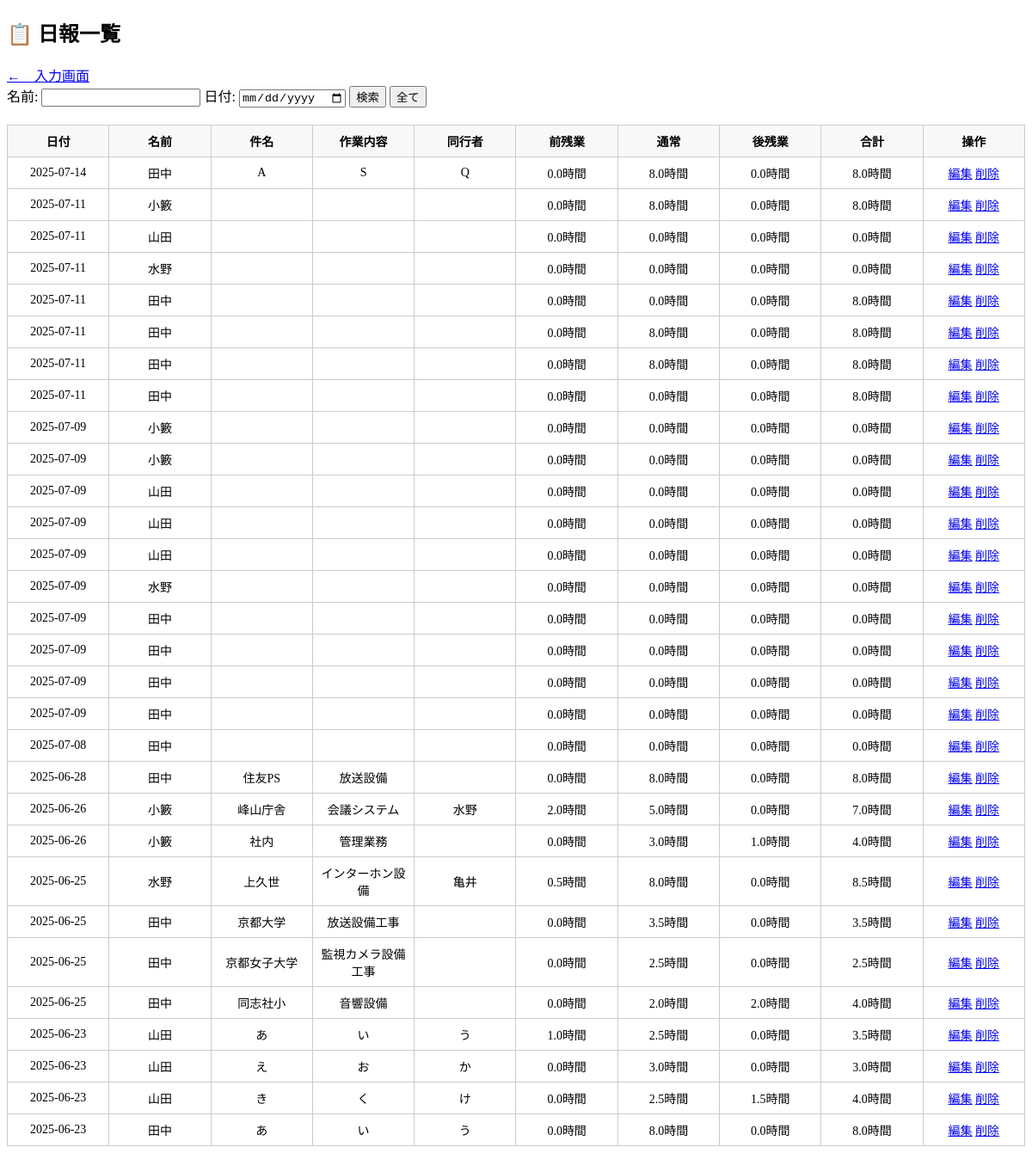
/view_reports, run on an earlier commit of the app's database.
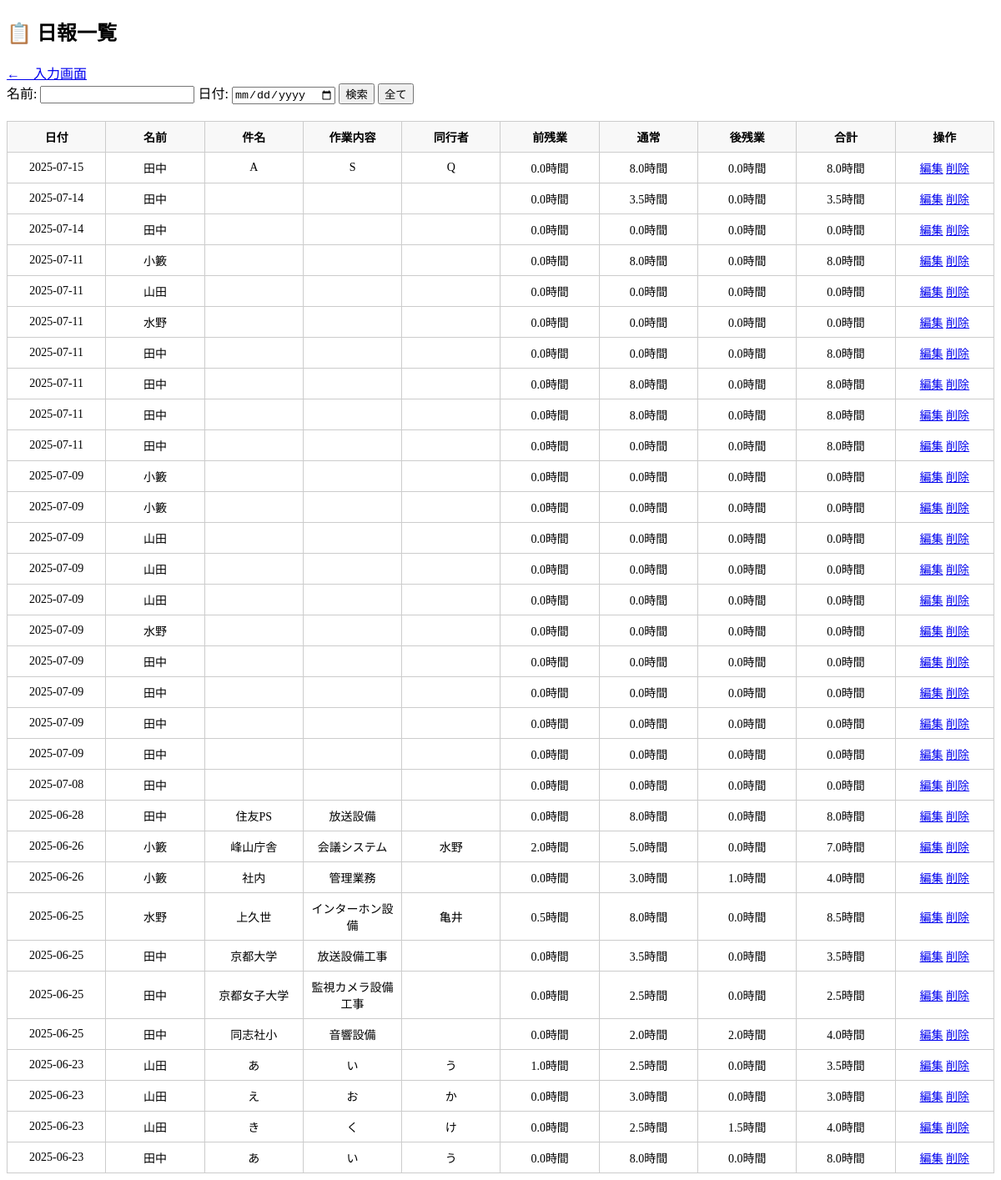
And on a later commit of the database.
### models.py (models this page shows)
class DailyReport(db.Model):
    __tablename__ = 'daily_reports'
    id = db.Column(db.Integer, primary_key=True)
    name = db.Column(db.String(100),nullable=False)
    title = db.Column(db.String(200))
    task = db.Column(db.String(500))
    partner = db.Column(db.String(200))
    start_hour = db.Column(db.Integer)
    start_minute = db.Column(db.Integer)
    end_hour = db.Column(db.Integer)
    end_minute = db.Column(db.Integer)
    work_minutes = db.Column(db.Integer)       # 選択時間（分）
    overtime_before = db.Column(db.Integer)    # 前残業（分）
    overtime_after = db.Column(db.Integer)     # 後残業（分）
    total_minutes = db.Column(db.Integer)      # 合計時間（分）
    date = db.Column(db.String(10))            # 日付（例: "2025-06-16"）
    paid_leave_minutes = db.Column(db.Integer, default=0)   # 有休（分）
    is_holiday_work = db.Column(db.Boolean, default=False)
    holiday_start_hour = db.Column(db.Integer)
    holiday_start_minute = db.Column(db.Integer)
    holiday_end_hour = db.Column(db.Integer)
    holiday_end_minute = db.Column(db.Integer)
    holiday_work_minutes = db.Column(db.Integer)
    holiday_total_minutes = db.Column(db.Integer)

### app.py (the view)
@app.route('/view_reports')
def view_reports():
    name = request.args.get('name')
    date = request.args.get('date')
    query = DailyReport.query
    if name:
        query = query.filter(DailyReport.name.contains(name))
    if date:
        query = query.filter(DailyReport.date == date)
    reports = query.order_by(DailyReport.date.desc(), DailyReport.name).all()
    for r in reports:
        if r.work_minutes is None:
            r.work_minutes = 0
        if r.total_minutes is None:
            r.total_minutes = 0
        if r.paid_leave_minutes is None:
            r.paid_leave_minutes = 0
    return render_template('view_reports.html', reports=reports)

### templates/view_reports.html (shortened to what this page needs)
<!DOCTYPE html>
<html lang="ja">
<head>
</head>
<body>
    <h2>📋 日報一覧</h2>
    <a href="/">←　入力画面</a>
    <form method="get" style="margin-bottom: 20px;">
        名前: <input type="text" name="name" value="{{ request.args.get('name', '') }}">
        日付: <input type="date" name="date" value="{{ request.args.get('date', '') }}">
        <button type="submit">検索</button>
        <a href="{{ url_for('view_reports') }}"><button type="button">全て</button></a>
    </form>
    <table>
        <thead>
            <tr>
                <th>日付</th>
                <th>名前</th>
                <th>件名</th>
                <th>作業内容</th>
                <th>同行者</th>
                <th>前残業</th>
                <th>通常</th>
                <th>後残業</th>
                <th>合計</th>
                <th>操作</th>
            </tr>
        </thead>
        <tbody>
            {% for r in reports %}
            <tr>
                <td>{{ r.date }}</td>
                <td>{{ r.name }}</td>
                <td>{{ r.title }}</td>
                <td>{{ r.task }}</td>
                <td>{{ r.partner }}</td>
                <td>{{ r.overtime_before / 60 | round(2) }}時間</td>
                <td>{{ r.work_minutes / 60 | round(2) }}時間</td>
                <td>{{ r.overtime_after / 60 | round(2) }}時間</td>
                <td>{{ r.total_minutes / 60 | round(2) }}時間</td>
                <td>
                    <a href="{{ url_for('edit_report', id=r.id) }}">編集</a>
                    <a href="{{ url_for('delete_report', id=r.id) }}" onclick="return confirm('削除してもよろしいですか？')">削除</a>
                </td>
            </tr>
            {% endfor %}
        </tbody>
    </table>
</body>
</html>

### templates/view_reports.html (style rules this page uses)
table { border-collapse: collapse; width: 100%; font-size: 14px; table-layout: fixed; }
th,td { border: 1px solid #ccc; padding: 8px; text-align: center; }
thead th { position: sticky; top: 0; background-color: #f8f8f8; z-index: 1; }

What changed in the data, as far as the page shows it:
changed DailyReport (number 1 of 32 on the later page): date "2025-07-14" → "2025-07-15"
added DailyReport: date "2025-07-14", name "田中", r.overtime_before/60|round(2) "0.0", r.work_minutes/60|round(2) "3.5", r.overtime_after/60|round(2) "0.0", r.total_minutes/60|round(2) "3.5"
added DailyReport: date "2025-07-14", name "田中", r.overtime_before/60|round(2) "0.0", r.work_minutes/60|round(2) "0.0", r.overtime_after/60|round(2) "0.0", r.total_minutes/60|round(2) "0.0"
